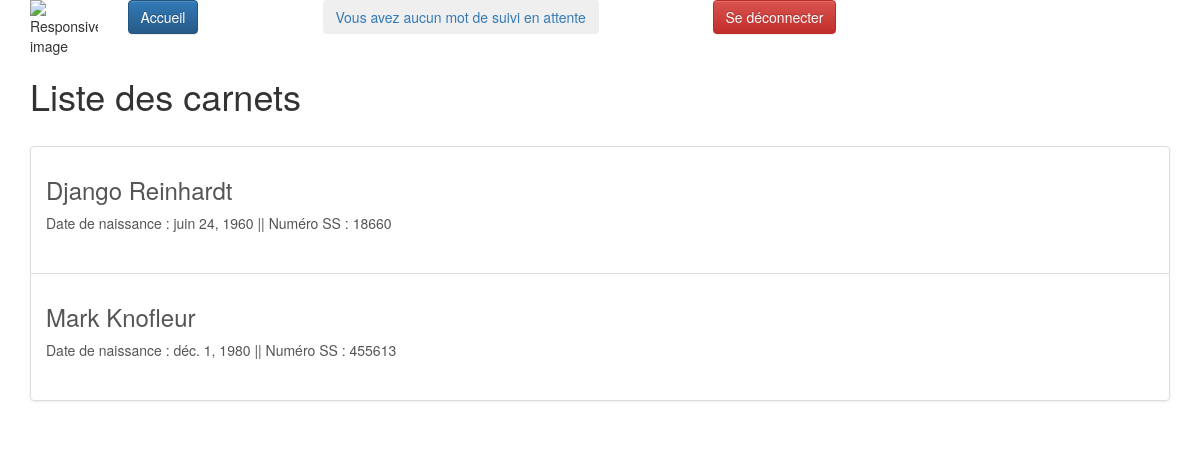
Page /tablecom/Carnets (signed in) on the earlier database version.
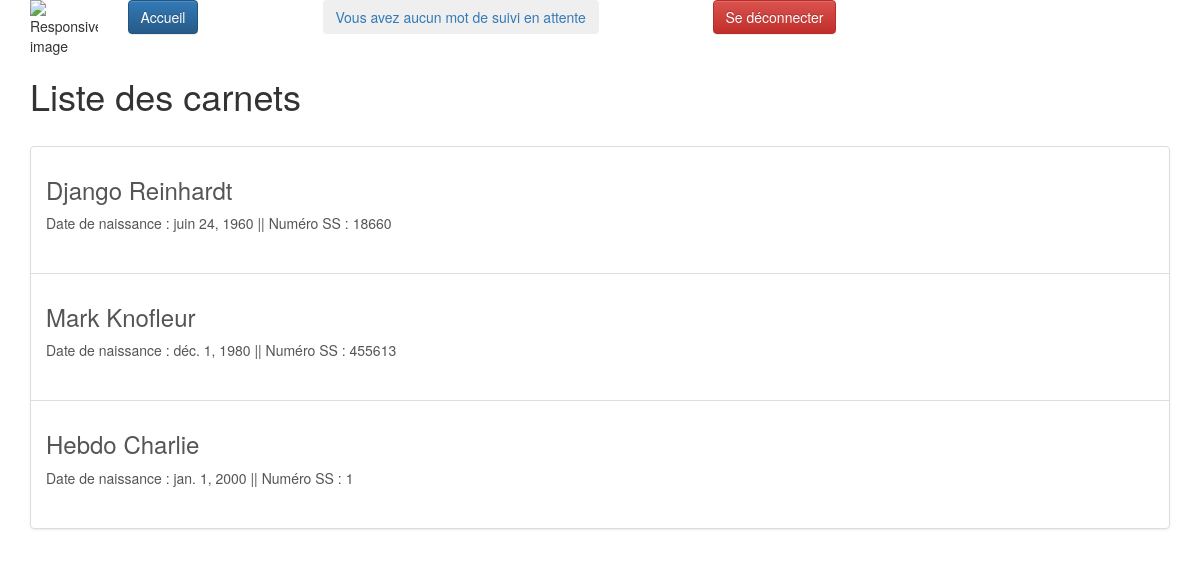
Same page on the later database version.
### tablecom/models.py (models this page shows)
class ChildSNotebook(models.Model): #name of table that contain differents "carnets" for each child
    active=models.BooleanField(default=True)
    name = models.CharField(max_length=80, verbose_name="Nom")
    forename = models.CharField(max_length=80, verbose_name="Prénom")
    date_of_birth = models.DateField(verbose_name="Date de naissance")
    id_RespLeg = models.CharField(max_length=20,verbose_name="Id responsables legaux", default="")  # id of childs attached to LR
    num_ident=models.CharField( verbose_name="Identifiant sécurité sociale",max_length=20)
    id_prof_auth=models.TextField(max_length=1200, verbose_name="Id Professionnels Rattachés")
    articles_id=models.TextField(max_length=2500, verbose_name="Id des articles rattachés", default="")
    class Meta:
        verbose_name = "Carnet Enfant"
        ordering = ['date_of_birth']
    def __str__(self):
        return self.name

### tablecom/views.py (the view)
# urls.py: path('Carnets',views.ChildSNotebookListVisu, name="ChildSNotebookListVisu"),
def ChildSNotebookListVisu(request):
    ChildSNBsInput=list(ChildSNotebook.objects.all())
    ChildSNBs=[]
    for CSNB in ChildSNBsInput:
        pkAct=CSNB.pk
        print("ID du carnet actuel= ",pkAct)
        if request.user.has_perm("tablecom.CSNB{0}_access".format(pkAct)):
            print("acces")
            ChildSNBs.append(CSNB)
        else:
            print("No acces")
    print(ChildSNBs)
    return render(request, 'tablecom/ChildSNotebookListVisu.html', {'liste_carnets': ChildSNBs})

### tablecom/templates/tablecom/ChildSNotebookListVisu.html (shortened to what this page needs)
<!DOCTYPE html>
{% extends "tablecom/base.html" %}
{% block content %}
 <div class="container">
<h1>Liste des carnets</h1><br>
<div class="list-group">
{% for carnet in liste_carnets %}
<a href="{% url 'ChildSNotebookVisu' carnet.id %}" class="list-group-item list-group-item-action">
    	<h3>{{ carnet.name }} {{ carnet.forename }}</h3>
    	<p> Date de naissance : {{carnet.date_of_birth}} || Numéro SS : {{carnet.num_ident}} </p>
        <br>
</a>
{% empty %}
    <p>Aucun carnet.</p>
        {% endfor %}</div></div>
{% endblock %}

Differences in the rows shown:
now on this page (row edited): ChildSNotebook: name "Hebdo", forename "Charlie", date_of_birth "jan. 1, 2000", num_ident "1"
